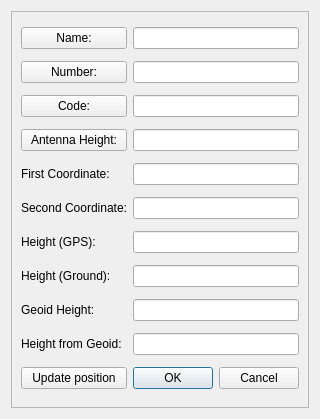
<?xml version="1.0" encoding="UTF-8"?>
<ui version="4.0">
 <class>GPS3DCapturePluginSavePointDialog</class>
 <widget class="QDialog" name="GPS3DCapturePluginSavePointDialog">
  <property name="geometry">
   <rect>
    <x>0</x>
    <y>0</y>
    <width>289</width>
    <height>419</height>
   </rect>
  </property>
  <property name="windowTitle">
   <string>GPS3D Save Point</string>
  </property>
  <layout class="QGridLayout" name="gridLayout">
   <item row="0" column="0">
    <widget class="QFrame" name="frame">
     <property name="frameShape">
      <enum>QFrame::StyledPanel</enum>
     </property>
     <property name="frameShadow">
      <enum>QFrame::Raised</enum>
     </property>
     <layout class="QGridLayout" name="gridLayout_2">
      <item row="0" column="0">
       <widget class="QPushButton" name="namePushButton">
        <property name="text">
         <string>Name:</string>
        </property>
       </widget>
      </item>
      <item row="0" column="1">
       <widget class="QLineEdit" name="nameLineEdit">
        <property name="readOnly">
         <bool>true</bool>
        </property>
       </widget>
      </item>
      <item row="1" column="0">
       <widget class="QPushButton" name="numberPushButton">
        <property name="text">
         <string>Number:</string>
        </property>
       </widget>
      </item>
      <item row="1" column="1">
       <widget class="QLineEdit" name="numberLineEdit">
        <property name="readOnly">
         <bool>true</bool>
        </property>
       </widget>
      </item>
      <item row="2" column="0">
       <widget class="QPushButton" name="codePushButton">
        <property name="text">
         <string>Code:</string>
        </property>
       </widget>
      </item>
      <item row="2" column="1">
       <widget class="QLineEdit" name="codeLineEdit">
        <property name="readOnly">
         <bool>true</bool>
        </property>
       </widget>
      </item>
      <item row="3" column="0">
       <widget class="QPushButton" name="heightAntennaPushButton">
        <property name="text">
         <string>Antenna Height:</string>
        </property>
       </widget>
      </item>
      <item row="3" column="1">
       <widget class="QLineEdit" name="heightAntennaLineEdit">
        <property name="readOnly">
         <bool>true</bool>
        </property>
       </widget>
      </item>
      <item row="4" column="0">
       <widget class="QLabel" name="firstCoordinateLabel">
        <property name="text">
         <string>First Coordinate:</string>
        </property>
       </widget>
      </item>
      <item row="4" column="1">
       <widget class="QLineEdit" name="firstCoordinateLineEdit">
        <property name="readOnly">
         <bool>true</bool>
        </property>
       </widget>
      </item>
      <item row="5" column="0">
       <widget class="QLabel" name="secondCoordinateLabel">
        <property name="text">
         <string>Second Coordinate:</string>
        </property>
       </widget>
      </item>
      <item row="5" column="1">
       <widget class="QLineEdit" name="secondCoordinateLineEdit">
        <property name="readOnly">
         <bool>true</bool>
        </property>
       </widget>
      </item>
      <item row="6" column="0">
       <widget class="QLabel" name="heightGpsLabel">
        <property name="text">
         <string>Height (GPS):</string>
        </property>
       </widget>
      </item>
      <item row="6" column="1">
       <widget class="QLineEdit" name="heightGpsLineEdit">
        <property name="readOnly">
         <bool>true</bool>
        </property>
       </widget>
      </item>
      <item row="7" column="0">
       <widget class="QLabel" name="heightGroundLabel">
        <property name="text">
         <string>Height (Ground):</string>
        </property>
       </widget>
      </item>
      <item row="7" column="1">
       <widget class="QLineEdit" name="heightGroundLineEdit">
        <property name="readOnly">
         <bool>true</bool>
        </property>
       </widget>
      </item>
      <item row="8" column="0">
       <widget class="QLabel" name="heightGeoidLabel">
        <property name="text">
         <string>Geoid Height:</string>
        </property>
       </widget>
      </item>
      <item row="8" column="1">
       <widget class="QLineEdit" name="heightGeoidLineEdit">
        <property name="text">
         <string/>
        </property>
        <property name="readOnly">
         <bool>true</bool>
        </property>
       </widget>
      </item>
      <item row="9" column="0">
       <widget class="QLabel" name="heightFromGeoidLabel">
        <property name="text">
         <string>Height from Geoid:</string>
        </property>
       </widget>
      </item>
      <item row="9" column="1">
       <widget class="QLineEdit" name="heightFromGeoidLineEdit">
        <property name="text">
         <string/>
        </property>
        <property name="readOnly">
         <bool>true</bool>
        </property>
       </widget>
      </item>
      <item row="10" column="1">
       <widget class="QDialogButtonBox" name="buttonBox">
        <property name="orientation">
         <enum>Qt::Horizontal</enum>
        </property>
        <property name="standardButtons">
         <set>QDialogButtonBox::Cancel|QDialogButtonBox::Ok</set>
        </property>
       </widget>
      </item>
      <item row="10" column="0">
       <widget class="QPushButton" name="updatePositionPushButton">
        <property name="text">
         <string>Update position</string>
        </property>
       </widget>
      </item>
     </layout>
    </widget>
   </item>
  </layout>
 </widget>
 <resources/>
 <connections>
  <connection>
   <sender>buttonBox</sender>
   <signal>accepted()</signal>
   <receiver>GPS3DCapturePluginSavePointDialog</receiver>
   <slot>accept()</slot>
   <hints>
    <hint type="sourcelabel">
     <x>248</x>
     <y>254</y>
    </hint>
    <hint type="destinationlabel">
     <x>157</x>
     <y>274</y>
    </hint>
   </hints>
  </connection>
  <connection>
   <sender>buttonBox</sender>
   <signal>rejected()</signal>
   <receiver>GPS3DCapturePluginSavePointDialog</receiver>
   <slot>reject()</slot>
   <hints>
    <hint type="sourcelabel">
     <x>316</x>
     <y>260</y>
    </hint>
    <hint type="destinationlabel">
     <x>286</x>
     <y>274</y>
    </hint>
   </hints>
  </connection>
 </connections>
</ui>
